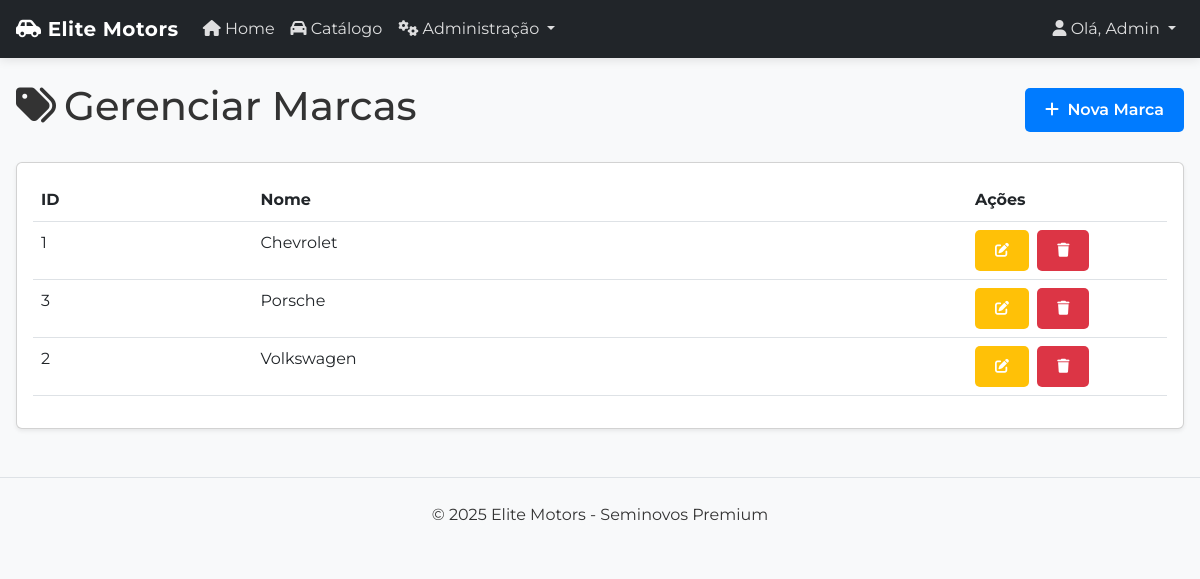
Page /public/index.php?url=marca/listar (signed in) on the earlier database version.
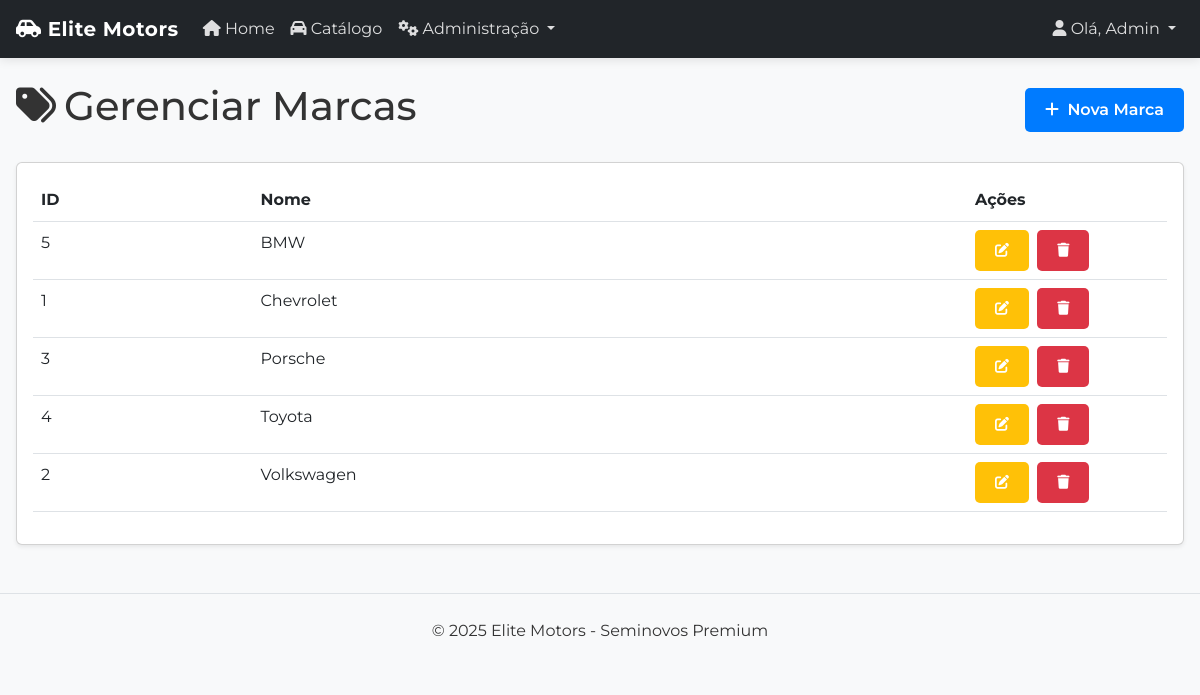
Same page on the later database version.
### tables this page shows
CREATE TABLE `marcas` (
  `id` int(11) NOT NULL,
  `nome` varchar(100) NOT NULL
);

### controllers/MarcaController.php (called while the page is built, shortened)
<?php
require_once __DIR__ . '/../models/Marca.php';
class MarcaController {
    private $marcaModel;
    public function __construct() {
        $this->marcaModel = new Marca();
    }
    public function listar() {
        try {
            $marcas = $this->marcaModel->listar();
            include __DIR__ . '/../views/admin/marcas/listar.php';
        } catch (Exception $e) {
            $erro = $e->getMessage();
            include __DIR__ . '/../views/erro.php';
        }
    }
}
?>

### public/index.php (called while the page is built, shortened)
<?php
try {
    $dispatcher = new Dispatcher();
    $dispatcher->dispatch($_GET['url'] ?? '');
} catch (Exception $e) {
    error_log("Fatal error: " . $e->getMessage());
    echo "<h1>Ocorreu um erro</h1>";
    echo "<p>Desculpe, ocorreu um problema ao processar sua solicitação.</p>";
    if (getenv('ENVIRONMENT') !== 'production') {
        echo "<p>Erro: " . $e->getMessage() . "</p>";
    }
}
?>

### models/Marca.php (called while the page is built, shortened)
<?php
class Marca {
    private $db;
    public function __construct() {
        $this->db = new PDO('mysql:host=localhost;dbname=carros_db', 'root', '');
        $this->db->setAttribute(PDO::ATTR_ERRMODE, PDO::ERRMODE_EXCEPTION);
    }
    public function listar() {
        try {
            $stmt = $this->db->prepare("SELECT * FROM marcas ORDER BY nome");
            $stmt->execute();
            return $stmt->fetchAll(PDO::FETCH_ASSOC);
        } catch (PDOException $e) {
            throw new Exception("Erro ao listar marcas: " . $e->getMessage());
        }
    }
}
?>

### views/admin/marcas/listar.php (the view, shortened to what this page needs)
<?php include __DIR__ . '/../../header.php'; ?>
<div class="container py-4">
    <div class="d-flex justify-content-between align-items-center mb-4">
        <h1><i class="fas fa-tags me-2"></i>Gerenciar Marcas</h1>
        <a href="index.php?url=marca/cadastrar" class="btn btn-primary">
            <i class="fas fa-plus me-1"></i> Nova Marca
        </a>
    </div>
    <div class="card shadow-sm">
        <div class="card-body">
            <?php if (empty($marcas)): ?>
                <div class="alert alert-info">
                    Nenhuma marca cadastrada.
                </div>
            <?php else: ?>
                <div class="table-responsive">
                    <table class="table table-hover">
                        <thead>
                            <tr>
                                <th>ID</th>
                                <th>Nome</th>
                                <th width="200">Ações</th>
                            </tr>
                        </thead>
                        <tbody>
                            <?php foreach ($marcas as $marca): ?>
                                <tr>
                                    <td><?php echo $marca['id']; ?></td>
                                    <td><?php echo htmlspecialchars($marca['nome']); ?></td>
                                    <td>
                                        <a href="index.php?url=marca/editar&id=<?php echo $marca['id']; ?>"
                                           class="btn btn-sm btn-warning me-1" title="Editar">
                                            <i class="fas fa-edit"></i>
                                        </a>
                                        <button type="button" class="btn btn-sm btn-danger"
                                                data-bs-toggle="modal" data-bs-target="#deleteModal<?php echo $marca['id']; ?>"
                                                title="Excluir">
                                            <i class="fas fa-trash"></i>
                                        </button>
                                    </td>
                                </tr>
                            <?php endforeach; ?>
                        </tbody>
                    </table>
                </div>
            <?php endif; ?>
        </div>
    </div>
</div>
<?php include __DIR__ . '/../../footer.php'; ?>

Differences in the rows shown:
added marcas: id "5", nome "BMW"
added marcas: id "4", nome "Toyota"
